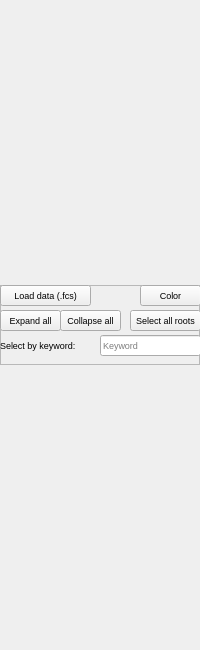
<?xml version="1.0" encoding="UTF-8"?>
<ui version="4.0">
 <class>Form</class>
 <widget class="QWidget" name="Form">
  <property name="geometry">
   <rect>
    <x>0</x>
    <y>0</y>
    <width>200</width>
    <height>650</height>
   </rect>
  </property>
  <property name="font">
   <font>
    <pointsize>7</pointsize>
   </font>
  </property>
  <property name="windowTitle">
   <string>Form</string>
  </property>
  <layout class="QVBoxLayout" name="verticalLayout">
   <property name="leftMargin">
    <number>0</number>
   </property>
   <property name="topMargin">
    <number>0</number>
   </property>
   <property name="rightMargin">
    <number>0</number>
   </property>
   <property name="bottomMargin">
    <number>0</number>
   </property>
   <item>
    <widget class="QFrame" name="frame">
     <property name="sizePolicy">
      <sizepolicy hsizetype="Preferred" vsizetype="Fixed">
       <horstretch>0</horstretch>
       <verstretch>0</verstretch>
      </sizepolicy>
     </property>
     <property name="minimumSize">
      <size>
       <width>0</width>
       <height>80</height>
      </size>
     </property>
     <property name="frameShape">
      <enum>QFrame::StyledPanel</enum>
     </property>
     <property name="frameShadow">
      <enum>QFrame::Raised</enum>
     </property>
     <widget class="QPushButton" name="loadDataPB">
      <property name="geometry">
       <rect>
        <x>0</x>
        <y>0</y>
        <width>91</width>
        <height>21</height>
       </rect>
      </property>
      <property name="text">
       <string>Load data (.fcs)</string>
      </property>
     </widget>
     <widget class="QPushButton" name="colorPB">
      <property name="geometry">
       <rect>
        <x>140</x>
        <y>0</y>
        <width>61</width>
        <height>21</height>
       </rect>
      </property>
      <property name="text">
       <string>Color</string>
      </property>
      <property name="icon">
       <iconset resource="resource/qt_resource.qrc">
        <normaloff>:/icons/PelatteIcon2.tif</normaloff>:/icons/PelatteIcon2.tif</iconset>
      </property>
     </widget>
     <widget class="QPushButton" name="expandAllPB">
      <property name="geometry">
       <rect>
        <x>0</x>
        <y>25</y>
        <width>61</width>
        <height>21</height>
       </rect>
      </property>
      <property name="text">
       <string>Expand all</string>
      </property>
     </widget>
     <widget class="QPushButton" name="selectRootsPB">
      <property name="geometry">
       <rect>
        <x>130</x>
        <y>25</y>
        <width>71</width>
        <height>21</height>
       </rect>
      </property>
      <property name="text">
       <string>Select all roots</string>
      </property>
     </widget>
     <widget class="QPushButton" name="collapseAllPB">
      <property name="geometry">
       <rect>
        <x>60</x>
        <y>25</y>
        <width>61</width>
        <height>21</height>
       </rect>
      </property>
      <property name="text">
       <string>Collapse all</string>
      </property>
     </widget>
     <widget class="QLabel" name="label">
      <property name="geometry">
       <rect>
        <x>0</x>
        <y>52</y>
        <width>101</width>
        <height>16</height>
       </rect>
      </property>
      <property name="text">
       <string>Select by keyword:</string>
      </property>
     </widget>
     <widget class="QLineEdit" name="searchSmplEdit">
      <property name="geometry">
       <rect>
        <x>100</x>
        <y>50</y>
        <width>101</width>
        <height>21</height>
       </rect>
      </property>
      <property name="placeholderText">
       <string>Keyword</string>
      </property>
     </widget>
    </widget>
   </item>
  </layout>
  <action name="actionAdd_subpops_Current_gating">
   <property name="text">
    <string>Add subpops (Current gating)</string>
   </property>
  </action>
  <action name="actionDelete_sample">
   <property name="text">
    <string>Delete sample</string>
   </property>
  </action>
 </widget>
 <resources>
  <include location="resource/qt_resource.qrc"/>
 </resources>
 <connections/>
</ui>
